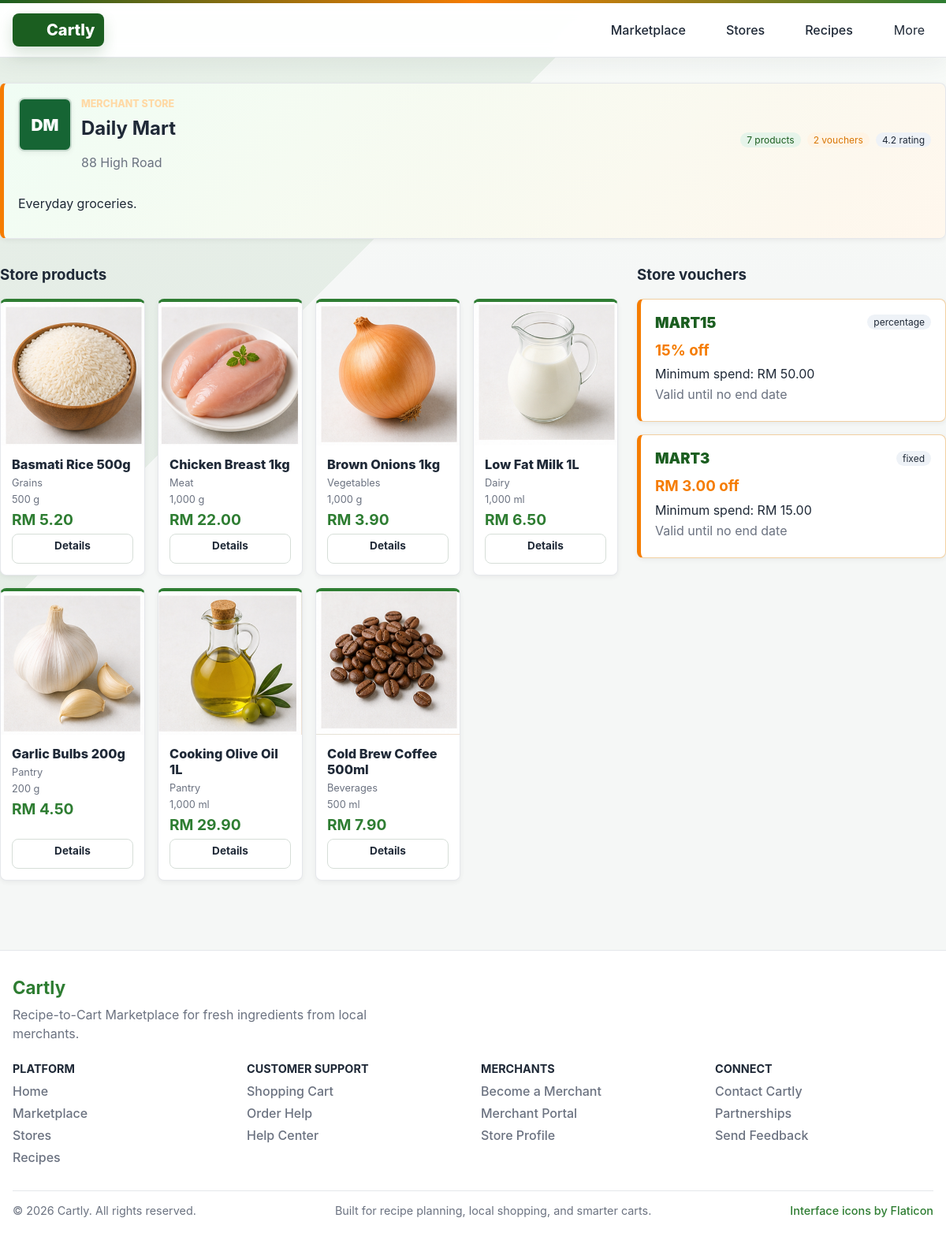
The app's page /stores/2 with its own data.
### tables this page shows
CREATE TABLE stores (
  store_id          INT AUTO_INCREMENT PRIMARY KEY,
  user_id           INT NOT NULL,
  store_name        VARCHAR(100) NOT NULL,
  store_description TEXT,
  store_logo        VARCHAR(255),
  contact_email     VARCHAR(100),
  contact_phone     VARCHAR(20),
  store_address     TEXT,
  opening_time      TIME,
  closing_time      TIME,
  store_status      ENUM('pending','approved','rejected','closed') NOT NULL DEFAULT 'pending',
  admin_note        TEXT,
  rating            DECIMAL(3,2) DEFAULT 0.00,
  created_at        DATETIME DEFAULT CURRENT_TIMESTAMP,
  reviewed_at       DATETIME NULL,
  FOREIGN KEY (user_id) REFERENCES users(user_id) ON DELETE CASCADE
);

CREATE TABLE products (
  product_id       INT AUTO_INCREMENT PRIMARY KEY,
  store_id         INT NOT NULL,
  category_id      INT,
  ingredient_id    INT,
  product_name     VARCHAR(150) NOT NULL,
  description      TEXT,
  price            DECIMAL(10,2) NOT NULL DEFAULT 0,
  stock_quantity   INT NOT NULL DEFAULT 0,
  package_quantity DECIMAL(10,2) NOT NULL DEFAULT 1,
  package_unit     VARCHAR(30),
  image            VARCHAR(255),
  rating           DECIMAL(3,2) DEFAULT 0.00,
  status           ENUM('active','inactive','out_of_stock') NOT NULL DEFAULT 'active',
  created_at       DATETIME DEFAULT CURRENT_TIMESTAMP,
  FOREIGN KEY (store_id)      REFERENCES stores(store_id) ON DELETE CASCADE,
  FOREIGN KEY (category_id)   REFERENCES categories(category_id) ON DELETE SET NULL,
  FOREIGN KEY (ingredient_id) REFERENCES ingredients(ingredient_id) ON DELETE SET NULL
);

CREATE TABLE categories (
  category_id   INT AUTO_INCREMENT PRIMARY KEY,
  category_name VARCHAR(100) NOT NULL,
  category_icon VARCHAR(255),
  status        ENUM('active','inactive') NOT NULL DEFAULT 'active'
);

CREATE TABLE vouchers (
  voucher_id     INT AUTO_INCREMENT PRIMARY KEY,
  store_id       INT NOT NULL,
  voucher_code   VARCHAR(50) NOT NULL,
  discount_type  ENUM('fixed','percentage') NOT NULL,
  discount_value DECIMAL(10,2) NOT NULL,
  minimum_spend  DECIMAL(10,2) DEFAULT 0,
  start_date     DATE,
  end_date       DATE,
  usage_limit    INT DEFAULT 0,
  used_count     INT DEFAULT 0,
  status         ENUM('active','inactive','expired') NOT NULL DEFAULT 'active',
  UNIQUE KEY uniq_store_voucher_code (store_id, voucher_code),
  FOREIGN KEY (store_id) REFERENCES stores(store_id) ON DELETE CASCADE
);

### app/helper/Controller.php (called while the page is built, shortened)
<?php
abstract class Controller
{
    protected function view(string $view, array $data = [], ?string $layout = 'layout/customer-layout'): void
    {
        $viewPath = dirname(__DIR__) . '/views/' . $view . '.php';
        extract($data, EXTR_SKIP);
        include $viewPath;
    }
}

### app/controllers/store/StoreController.php (called while the page is built, shortened)
<?php
class StoreController extends Controller
{
    public function show(string $id): void
    {
        $store = (new Store())->findApproved((int) $id);
        $storeId = (int) $store['store_id'];
        $productModel = new Product();
        $voucherModel = new Voucher();
        $store['products'] = $productModel->activeByStore($storeId);
        $store['vouchers'] = $voucherModel->activeByStore($storeId);
        $this->view('store/show', [
            'title' => $store['store_name'] . ' · Cartly',
            'store' => $store,
        ]);
    }
}

### public/index.php (called while the page is built, shortened)
<?php
require_once APP_PATH . '/helper/Autoload.php';
require_once BASE_PATH . '/config/database.php';
require_once APP_PATH . '/helper/Router.php';
require_once APP_PATH . '/helper/Controller.php';
require_once APP_PATH . '/helper/Model.php';
$router = new Router();
$method = $_SERVER['REQUEST_METHOD'] ?? 'GET';
$uri = parse_url($_SERVER['REQUEST_URI'] ?? '/', PHP_URL_PATH) ?? '/';
$router->dispatch($method, $uri);

### app/helper/Autoload.php (called while the page is built, shortened)
<?php
spl_autoload_register(function (string $class): void {
    $parts = explode('\\', substr($class, 4));
    $map = [
        'Controllers' => 'controllers',
        'Models'      => 'models',
        'Helpers'     => 'helper',
    ];
    $top = array_shift($parts);
    $rel = $map[$top] . '/' . implode('/', $parts) . '.php';
    $path = dirname(__DIR__) . '/' . $rel;
    if (is_file($path)) {
        return;
    }
});

### config/database.php (called while the page is built, shortened)
<?php
function db(): PDO
{
    static $pdo = null;
    if ($pdo === null) {
        $dsn = sprintf(
            'mysql:host=%s;port=%s;dbname=%s;charset=%s',
            DB_HOST, DB_PORT, DB_NAME, DB_CHARSET
        );
        $options = [
            PDO::ATTR_ERRMODE            => PDO::ERRMODE_EXCEPTION,
            PDO::ATTR_DEFAULT_FETCH_MODE => PDO::FETCH_ASSOC,
            PDO::ATTR_EMULATE_PREPARES   => false,
        ];
        $pdo = new PDO($dsn, DB_USER, DB_PASS, $options);
    }
    return $pdo;
}

### app/helper/Model.php (called while the page is built, shortened)
<?php
abstract class Model
{
    protected function db(): PDO
    {
        return db();
    }
    public function query(string $sql, array $params = []): array
    {
        $stmt = $this->db()->prepare($sql);
        $stmt->execute($params);
        return $stmt->fetchAll();
    }
}

### app/models/Store.php (called while the page is built, shortened)
<?php
class Store extends Model
{
    public function findApproved(int $storeId): ?array
    {
        $rows = $this->query(
            "SELECT * FROM stores
             WHERE store_id = :id AND store_status='approved'
             LIMIT 1",
            [':id' => $storeId]
        );
        return $rows[0] ?? null;
    }
}

### app/models/Product.php (called while the page is built, shortened)
<?php
class Product extends Model
{
    public function activeByStore(int $storeId): array
    {
        return $this->query(
            "SELECT p.*, s.store_name, s.rating AS store_rating, c.category_name, i.ingredient_name
             FROM products p
             JOIN stores s ON s.store_id = p.store_id
             LEFT JOIN categories c ON c.category_id = p.category_id
             LEFT JOIN ingredients i ON i.ingredient_id = p.ingredient_id
             WHERE p.store_id = :sid
               AND p.status = 'active'
               AND s.store_status = 'approved'
             ORDER BY p.created_at DESC",
            [':sid' => $storeId]
        );
    }
}

### app/models/Voucher.php (called while the page is built, shortened)
<?php
class Voucher extends Model
{
    public function activeByStore(int $storeId): array
    {
        return $this->query(
            "SELECT v.*, s.store_name
             FROM vouchers v
             JOIN stores s ON s.store_id = v.store_id
             WHERE v.store_id = :sid
               AND v.status = 'active'
               AND s.store_status = 'approved'
               AND (v.start_date IS NULL OR v.start_date <= CURDATE())
               AND (v.end_date IS NULL OR v.end_date >= CURDATE())
               AND (v.usage_limit = 0 OR v.used_count < v.usage_limit)
             ORDER BY v.discount_value DESC, v.voucher_code ASC",
            [':sid' => $storeId]
        );
    }
}

### app/views/store/show.php (the view, shortened to what this page needs)
<div class="card store-hero">
  <div class="flex-between">
    <div class="store-identity store-hero-identity">
      <?= \App\Helpers\Icon::storeLogo($store, 'store-hero-logo') ?>
      <div>
        <p class="hero-eyebrow">Merchant store</p>
        <h2><?= htmlspecialchars($store['store_name']) ?></h2>
        <p class="text-muted"><?= htmlspecialchars($store['store_address'] ?? '') ?></p>
      </div>
    </div>
    <div class="store-hero-badges">
      <span class="badge badge-success"><?= (int) count($store['products'] ?? []) ?> products</span>
      <span class="badge badge-warning"><?= (int) count($store['vouchers'] ?? []) ?> vouchers</span>
      <span class="badge"><?= number_format((float) ($store['rating'] ?? 0), 1) ?> rating</span>
    </div>
  </div>
  <p class="mt-2"><?= nl2br(htmlspecialchars($store['store_description'] ?? '')) ?></p>
</div>
<div class="store-detail-layout">
  <section class="store-products-column">
    <h3>Store products</h3>
    <?php if (empty($store['products'])): ?>
      <div class="card text-muted">No active products available from this store.</div>
    <?php else: ?>
      <div class="product-grid store-product-grid">
        <?php foreach ($store['products'] as $product): ?>
          <div class="product-card">
            <div class="thumb">
              <?php if (!empty($product['image'])): ?>
                <img src="<?= UPLOAD_URL ?>/<?= htmlspecialchars($product['image']) ?>" alt="<?= htmlspecialchars($product['product_name']) ?>">
              <?php else: ?>
                🥕
              <?php endif; ?>
            </div>
            <div class="body">
              <div class="name"><?= htmlspecialchars($product['product_name']) ?></div>
              <div class="meta"><?= htmlspecialchars($product['category_name'] ?? '') ?></div>
              <div class="meta"><?= number_format((float) $product['package_quantity'], 0) ?> <?= htmlspecialchars($product['package_unit']) ?></div>
              <div class="price">RM <?= number_format((float) $product['price'], 2) ?></div>
              <div class="actions">
                <a class="btn btn-outline btn-sm" href="<?= BASE_URL ?>/products/<?= (int) $product['product_id'] ?>">Details</a>
              </div>
            </div>
          </div>
        <?php endforeach; ?>
      </div>
    <?php endif; ?>
  </section>
  <section id="store-vouchers" class="store-vouchers-column">
    <h3>Store vouchers</h3>
    <?php if (empty($store['vouchers'])): ?>
      <div class="card text-muted">No active vouchers available for this store right now.</div>
    <?php else: ?>
      <div class="voucher-grid store-voucher-grid">
        <?php foreach ($store['vouchers'] as $voucher): ?>
          <article class="voucher-card">
            <div class="voucher-card-top">
              <span class="voucher-code"><?= htmlspecialchars($voucher['voucher_code']) ?></span>
              <span class="badge"><?= htmlspecialchars($voucher['discount_type']) ?></span>
            </div>
            <h3>
              <?php if ($voucher['discount_type'] === 'percentage'): ?>
                <?= number_format((float) $voucher['discount_value'], 0) ?>% off
              <?php else: ?>
                RM <?= number_format((float) $voucher['discount_value'], 2) ?> off
              <?php endif; ?>
            </h3>
            <p>Minimum spend: RM <?= number_format((float) $voucher['minimum_spend'], 2) ?></p>
            <p class="text-muted">
              Valid until <?= $voucher['end_date'] ? htmlspecialchars($voucher['end_date']) : 'no end date' ?>
            </p>
          </article>
        <?php endforeach; ?>
      </div>
    <?php endif; ?>
  </section>
</div>

### app/helper/Router.php (shortened to what this page needs)
<?php
class Router
{
    private array $routes = ['GET' => [], 'POST' => []];
    public function get(string $path, $handler, array $middleware = []): void
    {
        $this->routes['GET'][$this->norm($path)] = compact('handler', 'middleware');
    }
    public function post(string $path, $handler, array $middleware = []): void
    {
        $this->routes['POST'][$this->norm($path)] = compact('handler', 'middleware');
    }
    public function dispatch(string $method, string $uri): void
    {
        $uri = $this->norm($uri);
        $method = strtoupper($method);
        $table = $this->routes[$method] ?? [];
        foreach ($table as $pattern => $route) {
            $regex = $this->compile($pattern);
            if (preg_match($regex, $uri, $m)) {
                $params = array_filter($m, 'is_string', ARRAY_FILTER_USE_KEY);
                $this->call($route['handler'], $params);
                return;
            }
        }
    }
    private function call($handler, array $params): void
    {
        if (is_array($handler) && count($handler) === 2) {
            [$class, $method] = $handler;
            $instance = new $class();
            $instance->{$method}(...array_values($params));
            return;
        }
        throw new \RuntimeException('Invalid route handler');
    }
    private function compile(string $pattern): string
    {
        $regex = preg_replace('#\{([a-zA-Z_][a-zA-Z0-9_]*)\}#', '(?P<$1>[^/]+)', $pattern);
        return '#^' . $regex . '$#';
    }
    private function norm(string $path): string
    {
        $path = '/' . trim($path, '/');
        return $path === '/' ? '/' : rtrim($path, '/');
    }
}

### public/assets/css/style.css (style rules this page uses)
:root { --green-primary: #2e7d32; --green-primary-dark: #1b5e20; --orange-accent: #f57c00; --gray-bg: #f5f7f6; --surface: #fff; --surface-soft: #fafdfb; --text: #1f2937; --muted: #6b7280; --border: #e5e7eb; --border-strong: #d6ded8; --danger: #dc2626; --warning: #d97706; --radius: 8px; --shadow: 0 2px 6px rgba(0, 0, 0, 0.06); --shadow-lg: 0 14px 34px rgba(31, 41, 55, 0.1); --shadow-xl: 0 22px 55px rgba(24, 73, 35, 0.16); }
* { box-sizing: border-box; }
html, body { margin: 0; padding: 0; font-family: -apple-system, Segoe UI, Roboto, sans-serif; color: var(--text); background: linear-gradient(135deg, rgba(46, 125, 50, 0.08) 0 28%, transparent 28% 100%), linear-gradient(180deg, #f8fbf8 0, #f5f7f6 360px); }
a { color: var(--green-primary); text-decoration: none; font-weight: 500; }
img { max-width: 100%; display: block; }
h1, h2, h3 { line-height: 1.2; }
h2 { margin: 0 0 18px; }
.nav-links a, .btn { align-items: center; display: inline-flex; gap: 7px; justify-content: center; }
.btn { display: inline-block; padding: 10px 16px; border-radius: var(--radius); border: 1px solid transparent; font-weight: 700; cursor: pointer; font-size: 0.95rem; background: #fff; color: var(--text); text-align: center; line-height: 1.2; transition: background 0.18s ease, border-color 0.18s ease, box-shadow 0.18s ease, transform 0.18s ease; }
.btn-outline { background: #fff; border-color: var(--border-strong); }
.btn-sm { padding: 6px 10px; font-size: 0.85rem; }
.card { background: #fff; border: 1px solid var(--border); border-radius: var(--radius); box-shadow: var(--shadow); padding: 18px; margin-bottom: 16px; transition: border-color 0.18s ease, box-shadow 0.18s ease, transform 0.18s ease; }
.badge { display: inline-block; padding: 2px 8px; border-radius: 999px; font-size: 0.75rem; background: #eef2f7; color: var(--text); }
.badge-success { background: #e6f4ea; color: var(--green-primary-dark); }
.badge-warning { background: #fff4e5; color: var(--warning); }
.text-muted { color: var(--muted); }
.mt-2 { margin-top: 16px; }
.flex-between { display: flex; justify-content: space-between; align-items: center; }

### records on screen
stores: store_name "Daily Mart", store_address "88 High Road", rating "4.2", store_description "Everyday groceries."
products: image (picture), product_name "Basmati Rice 500g", category.category_name "Grains", package_quantity "500", package_unit "g", price "5.20"
products: image (picture), product_name "Chicken Breast 1kg", category.category_name "Meat", package_quantity "1,000", package_unit "g", price "22.00"
products: image (picture), product_name "Brown Onions 1kg", category.category_name "Vegetables", package_quantity "1,000", package_unit "g", price "3.90"
products: image (picture), product_name "Low Fat Milk 1L", category.category_name "Dairy", package_quantity "1,000", package_unit "ml", price "6.50"
products: image (picture), product_name "Garlic Bulbs 200g", category.category_name "Pantry", package_quantity "200", package_unit "g", price "4.50"
products: image (picture), product_name "Cooking Olive Oil 1L", category.category_name "Pantry", package_quantity "1,000", package_unit "ml", price "29.90"
products: image (picture), product_name "Cold Brew Coffee 500ml", category.category_name "Beverages", package_quantity "500", package_unit "ml", price "7.90"
vouchers: voucher_code "MART15", discount_type "percentage", discount_value "15", minimum_spend "50.00", shows "no end date"
vouchers: voucher_code "MART3", discount_type "fixed", discount_value "3.00", minimum_spend "15.00", shows "no end date"

### other values on screen
$initials "DM"
